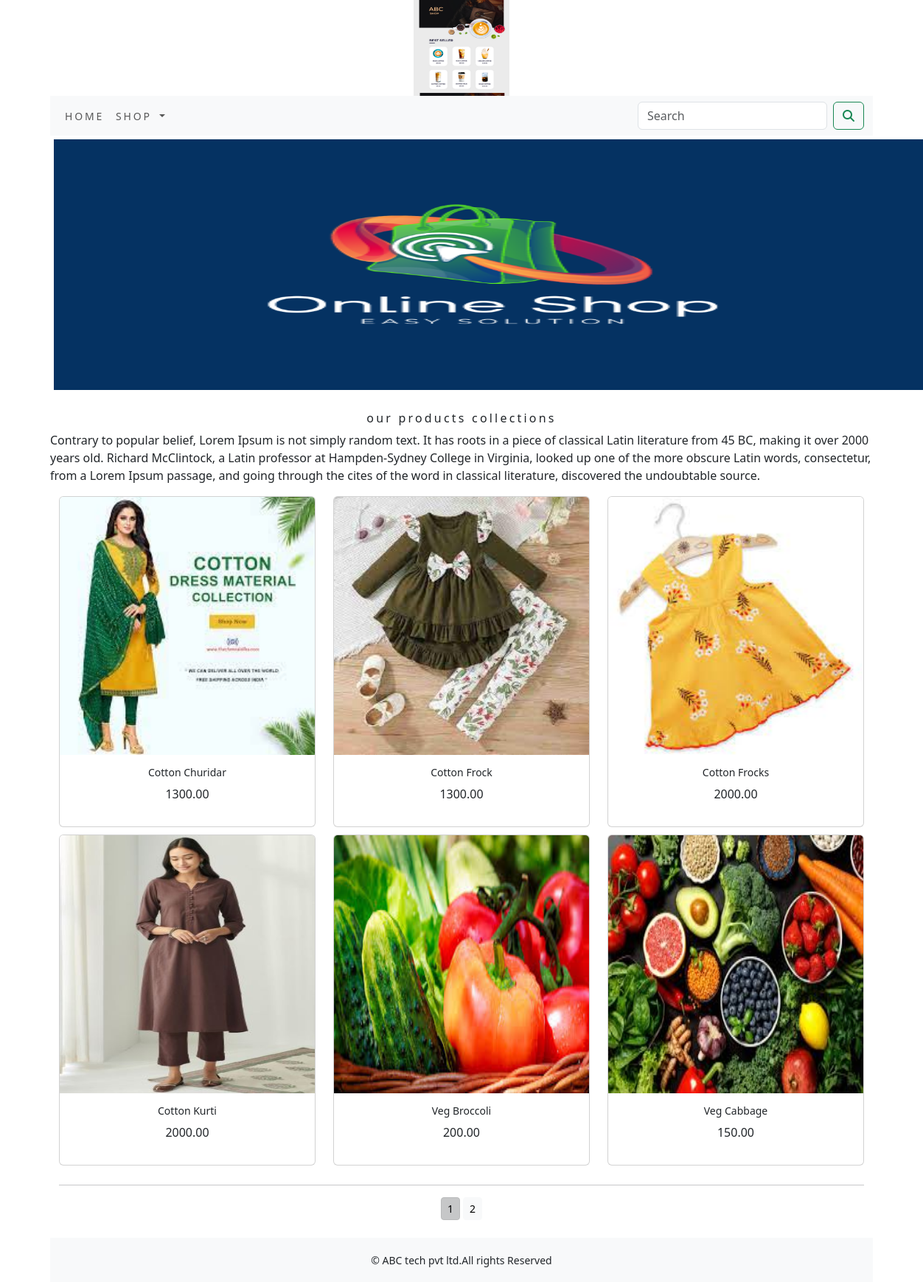
Page /shop on the committed database.
### shop/models.py (models this page shows, shortened)
class Product(models.Model):
    name=models.CharField(max_length=250,unique=True)
    slug=models.SlugField(max_length=250,unique=True)
    description=models.TextField(blank=True)
    price=models.DecimalField(max_digits=10,decimal_places=2)
    category=models.ForeignKey(Category,on_delete=models.CASCADE)
    image=models.ImageField(upload_to='product',blank=True)
    stock=models.IntegerField()
    available=models.BooleanField(default=True)
    created=models.DateTimeField(auto_now_add=True)
    updated=models.DateTimeField(auto_now=True)
    def get_url(self):
        return reverse('shop:prodCatdetail',args=[self.category.slug,self.slug])
    class Meta:
        ordering=('name',)
        verbose_name='product'
        verbose_name_plural='products'

### shop/views.py (the view)
# urls.py: path('',views.allProdCat,name='allProdCat'),
def allProdCat(request,c_slug=None):
    c_page=None
    products_list=None
    if c_slug!=None:
        c_page=get_object_or_404(Category,slug=c_slug)
        products_list=Product.objects.all().filter(category=c_page,available=True)
    else:
        products_list=Product.objects.all().filter(available=True)
    paginator=Paginator(products_list,6)
    try:
        page=int(request.GET.get('page','1'))
    except:
        page=1
    try:
        products=paginator.page(page)
    except (EmptyPage,InvalidPage):
        products=paginator.page(paginator.num_pages)
    return   render(request,'category.html',{'category':c_page,'products':products})

### cart/context_processors.py (called while the page is built)
def counter(request):
    item_count=0
    if 'adin' in request.path:
        return {}
    else:
        try:
            cart=Cart.objects.filter(cart_id=_cart_id(request))
            car_items=CartItem.objects.all().filter(cart=cart[:1])
            for cart_item in car_items:
                item_count += cart_item.quantity
        except Cart.DoesNotExist:
            item_count =0
    return dict(item_count=item_count)

### cart/views.py (called while the page is built)
def _cart_id(request):
    cart=request.session.session_key
    if not cart:
        cart=request.session.create()
    return cart

### shop/context_processors.py (called while the page is built)
def menu_links(request):
    links=Category.objects.all()
    return dict(links=links)

### shop/models.py (called while the page is built)
    def get_url(self):
        return reverse('shop:products_by_category',args=[self.slug])

### templates/category.html (shortened to what this page needs)
{% extends 'base.html' %}
{% load static %}
{% block content %}
<div class="mx_auto">
    {% if category %}
    <img class="my_image"  src="{{category.image.url}}" alt="{{category.name}}">
</div>
    <br>
<div>
    <h1 class="text-center my_title">{{category.name}}</h1>
    <p class="text-justify">{{category.description}}</p>
</div>
    {% else %}
<div>
<img class="my_image my_image_padding" src="{% static 'img/banner.png' %}" alt="our products" width="1250px;">
</div>
<br>
<div>
    <h1 class="text-center my_title"> our products collections</h1>
    <p class="text-justify"> Contrary to popular belief, Lorem Ipsum is not simply random text. It has roots in a piece of classical Latin literature from 45 BC, making it over 2000 years old. Richard McClintock, a Latin professor at Hampden-Sydney College in Virginia, looked up one of the more obscure Latin words, consectetur, from a Lorem Ipsum passage, and going through the cites of the word in classical literature, discovered the undoubtable source.</p>
</div>
     {% endif %}
<div class="container">
    <div class="row mx_auto">
        {% for product in products.object_list %}
        <div class="my_bottom_margin col-9 col-sm-12 col-md-4  xol-lg-9">
            <div class="card text-center" style="min-width:18rem;">
                <a href="{{product.get_url}}"><img class="card-img-top my_image"  src="{{product.image.url}}" alt="{{product.name}}"></a>
            <div class="card-body">
              <h4>{{product.name}}</h4>
                <p>{{product.price}}</p>
            </div>
            </div>
        </div>
        {% endfor %}
    </div>
    <div class="mx-auto">
        {% if products.paginator.num_pages > 1 %}
        <hr>
        <div class="text-center">
            {% for pg in products.paginator.page_range %}
              <a href="?page={{pg}}" class="btn btn-light btn-sm{% if products.number == pg %} active {% endif %}">{{pg}}</a>
            {% endfor %}
        </div>
        {% endif %}
    </div>
    <br>
</div>
{% endblock %}

### templates/base.html (shortened to what this page needs)
{% load static %}
<!DOCTYPE html>
<html lang="en">
<head>
        <link rel="stylesheet" href="{% static 'css/custom.css' %}">
        <link href="{% static 'css/bootstrap.min.css' %}" rel="stylesheet">
</head>
<body>
<div class="container">
{% include 'header.html' %}
{% include 'navbar.html' %}
{% block content %}
{% endblock %}
</div>
{% include 'footer.html' %}
</body>
</html>

### templates/header.html
{% load static %}
<header>
<center>
    <a href="{% url 'shop:allProdCat' %}"></a> <img src="{% static 'img/logo.png'  %}" alt="logimage" width="130px;" height="130px;">
  </center>
</header>

### templates/navbar.html (shortened to what this page needs)
<nav class="navbar navbar-expand-lg bg-body-tertiary">
  <div class="container-fluid">
    <div class="collapse navbar-collapse" id="navbarSupportedContent">
      <ul class="navbar-nav me-auto mb-2 mb-lg-0">
          <li class="nav-item">
          <a class="nav-link" href="#">Home</a>
        </li>
        <li class="nav-item dropdown {% if 'shop' in request.path %} active {% endif %}">
          <a class="nav-link dropdown-toggle" href="#" role="button" data-bs-toggle="dropdown" aria-expanded="false">
            Shop
          </a>
        </li>
      </ul>
      <form class="d-flex" action="{% url 'search_app:SearchResult' %}" method="get">
        <input class="form-control me-2" type="search" placeholder="Search" name='q' aria-label="Search">
        <button class="btn btn-outline-success" type="submit"><i class="fa fa-search"></i></button>
      </form>
    </div>
  </div>
</nav>

### templates/footer.html
<div class="footer navbar-fixed-bottom my_footer">
  <p class="text-center">&copy; ABC tech pvt ltd.All rights Reserved</p>
</div>

### static/css/custom.css (style rules this page uses)
body { font-family: 'Playfair Display', serif; }
.nav-item { letter-spacing : .2em; font-size : 14px; text-transform : uppercase; }
.my_footer { background-color:#f8f9fa; height:60px; }
.my_footer p { padding-top:20px; font-size:14px; }
.my_image { width:1200px; height:350px; }
.my_title { font-size:16px; text_transform:uppercase; letter-spacing:.2em; }
.my_image_padding { padding:5px; }
.my_bottom_margin { margin-bottom:10px; }
.card-body h4 { font-size:14px; text_transform:uppercase letter-spacing:.2em }

### rows in the picture
Product: image (picture), name "Cotton Churidar", price "1300.00"
Product: image (picture), name "Cotton Frock", price "1300.00"
Product: image (picture), name "Cotton Frocks", price "2000.00"
Product: image (picture), name "Cotton Kurti", price "2000.00"
Product: image (picture), name "Veg Broccoli", price "200.00"
Product: image (picture), name "Veg Cabbage", price "150.00"

### other values in the picture
{{ pg }} "1" "2"
